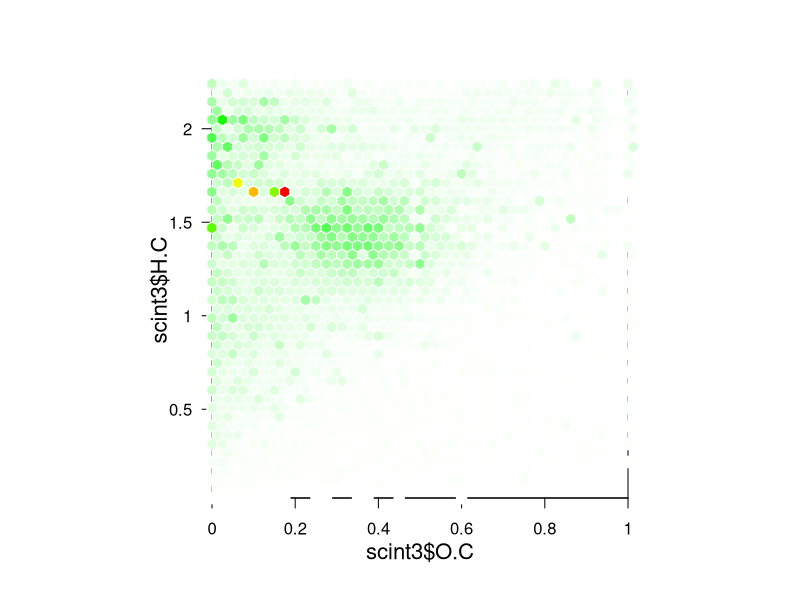

This chart was generated by the following R code:
## ---- chunk 1
library(dplyr)
library(hexbin)
library(plotrix)
## ---- chunk 2
scint <- read.csv("../data/scint.csv")
## ---- chunk 3
scint3<-scint %>% filter(O.C<=1&H.C<=2.25)
## ---- chunk 4
dif.t<-sum(scint$scINT)-sum(scint3$scINT)
dif.p<-100*dif.t/sum(scint$scINT)
dif.p
## ---- chunk 5
myColorRamp <- function(colors, values) {
v <- (values - min(values))/diff(range(values))
x <- colorRamp(colors)(v)
rgb(x[,1], x[,2], x[,3], maxColorValue = 255)
}
## ---- chunk 6
hbin<-hexbin(scint3$O.C, scint3$H.C, xbins=40, IDs=TRUE)
## ---- chunk 7
SumHexBin<-data.frame(sums=hexTapply(hbin,scint3$ScINT,sum))
## ---- chunk 8
cols<-myColorRamp(c("white","green","yellow","red"),SumHexBin$sums)
## ---- chunk 9
P <- plot(hbin, type="n",legend=FALSE)
pushHexport(P$plot.vp)
grid.hexagons(hbin, style= "lattice", border = gray(1), pen = cols,  minarea = 1, maxarea = 1)
